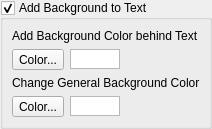
    <widget class="QGroupBox" name="groupBoxAddBackgroundToText">
     <property name="title">
      <string>Add Background to Text</string>
     </property>
     <property name="flat">
      <bool>false</bool>
     </property>
     <property name="checkable">
      <bool>true</bool>
     </property>
     <layout class="QVBoxLayout" name="verticalLayout_14">
      <property name="leftMargin">
       <number>9</number>
      </property>
      <property name="topMargin">
       <number>9</number>
      </property>
      <property name="rightMargin">
       <number>9</number>
      </property>
      <property name="bottomMargin">
       <number>9</number>
      </property>
      <item>
       <widget class="QLabel" name="labelAddBKColorToText">
        <property name="text">
         <string>Add Background Color behind Text</string>
        </property>
       </widget>
      </item>
      <item>
       <layout class="QHBoxLayout" name="horizontalLayout_36">
        <property name="topMargin">
         <number>0</number>
        </property>
        <property name="bottomMargin">
         <number>0</number>
        </property>
        <item>
         <widget class="QToolButton" name="toolButtonAddBKColorText">
          <property name="text">
           <string>Color...</string>
          </property>
         </widget>
        </item>
        <item>
         <widget class="QGraphicsView" name="graphicViewAddBKColor">
          <property name="sizePolicy">
           <sizepolicy hsizetype="Fixed" vsizetype="Fixed">
            <horstretch>0</horstretch>
            <verstretch>0</verstretch>
           </sizepolicy>
          </property>
          <property name="minimumSize">
           <size>
            <width>50</width>
            <height>20</height>
           </size>
          </property>
          <property name="maximumSize">
           <size>
            <width>50</width>
            <height>20</height>
           </size>
          </property>
         </widget>
        </item>
        <item>
         <spacer name="horizontalSpacer_16">
          <property name="orientation">
           <enum>Qt::Horizontal</enum>
          </property>
          <property name="sizeHint" stdset="0">
           <size>
            <width>40</width>
            <height>20</height>
           </size>
          </property>
         </spacer>
        </item>
       </layout>
      </item>
      <item>
       <widget class="QLabel" name="labelChangeGeneralBKColor">
        <property name="text">
         <string>Change General Background Color</string>
        </property>
       </widget>
      </item>
      <item>
       <layout class="QHBoxLayout" name="horizontalLayout_35">
        <property name="topMargin">
         <number>0</number>
        </property>
        <property name="bottomMargin">
         <number>0</number>
        </property>
        <item>
         <widget class="QToolButton" name="toolButtonChangeGenBKColor">
          <property name="text">
           <string>Color...</string>
          </property>
         </widget>
        </item>
        <item>
         <widget class="QGraphicsView" name="graphicViewChangeGenBKColor">
          <property name="sizePolicy">
           <sizepolicy hsizetype="Fixed" vsizetype="Fixed">
            <horstretch>0</horstretch>
            <verstretch>0</verstretch>
           </sizepolicy>
          </property>
          <property name="minimumSize">
           <size>
            <width>50</width>
            <height>20</height>
           </size>
          </property>
          <property name="maximumSize">
           <size>
            <width>50</width>
            <height>20</height>
           </size>
          </property>
         </widget>
        </item>
        <item>
         <spacer name="horizontalSpacer_17">
          <property name="orientation">
           <enum>Qt::Horizontal</enum>
          </property>
          <property name="sizeHint" stdset="0">
           <size>
            <width>40</width>
            <height>20</height>
           </size>
          </property>
         </spacer>
        </item>
       </layout>
      </item>
     </layout>
    </widget>
